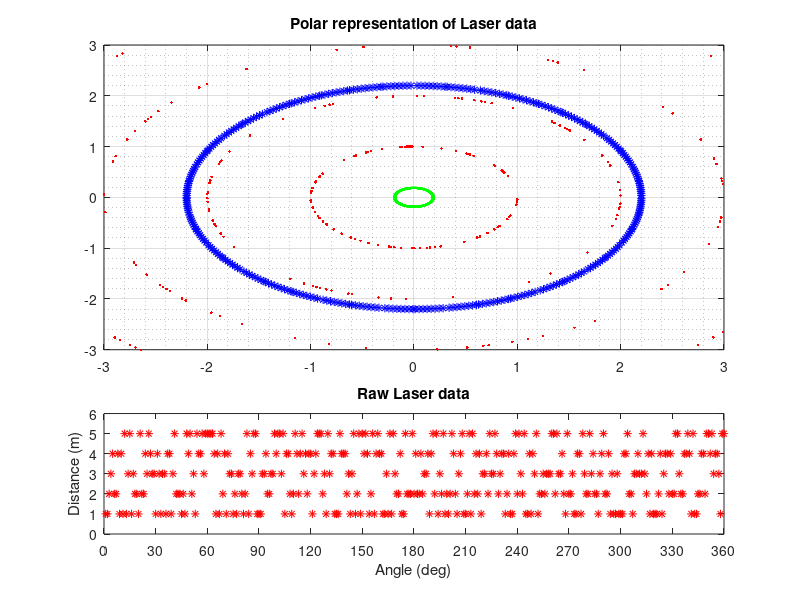

Write MATLAB code to recreate this figure.
%% Create laser plots
laserFig = figure(2);
clf;

%figure config
set(laserFig,'Resize','off',...
             'ToolBar','none',...
             'Menu','none',...
             'NumberTitle','off',...
             'Name','Laser Data',...
             'OuterPosition',[0,50,340,510],...
             'Tag','laserFig');
         
% sub plots into a 3 tall 2 wide tiling of plots
laserFigPol= subplot(3,2,1:4);
laserFigCart = subplot(3,2,5:6);

%rho and r. r is a placeholder for the laser data.
r = randi(5,1,360);
rho = 1:360;

% polar plot config and plot call
plot(laserFigPol,r.*cos(rho),r.*sin(rho),'.r',0.2.*cos(rho),0.2.*sin(rho),'g',2.2.*cos(rho),2.2.*sin(rho), '*b');
title(laserFigPol,'Polar representation of Laser data');
axis(laserFigPol,[-3 3 -3 3]);
set(laserFigPol,'Box','on',...
                'XGrid','on',...
                'YGrid','on',...
                'MinorGridLineStyle','-',...
                'XminorGrid','on',...
                'YminorGrid','on',...
                'MinorGridLineStyle',':',...
                'XTick',[-3 -2 -1 0 1 2 3],...
                'YTick',[-3 -2 -1 0 1 2 3],...
                'Tag','laserFigPol');

% cartesian config and plot call
plot(laserFigCart,rho,r,'*r');
title(laserFigCart,'Raw Laser data');
axis(laserFigCart,[0 360 0 6]);
xlabel(laserFigCart,'Angle (deg)');
ylabel(laserFigCart,'Distance (m)');
set(laserFigCart,'Box','on',...
                 'XTick',[0 30 60 90 120 150 180 210 240 270 300 330 360],...
                 'Tag','laserFigCart');
